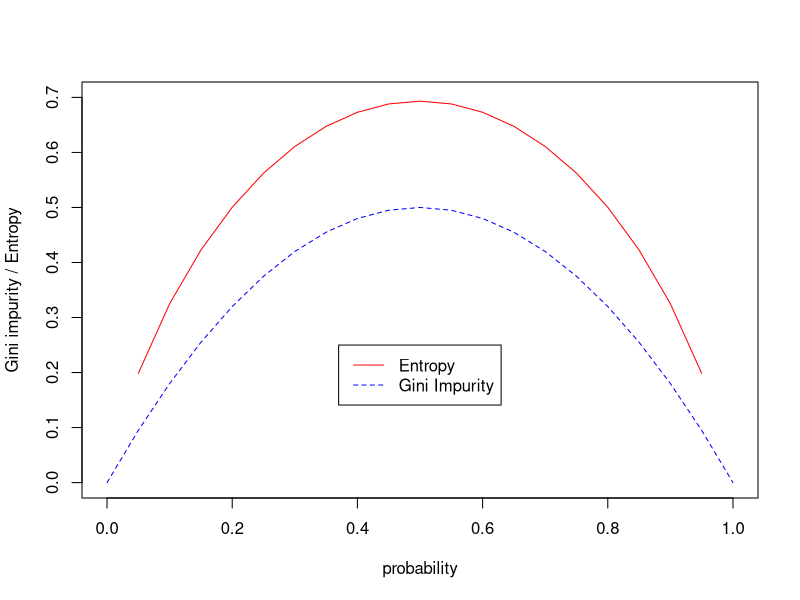
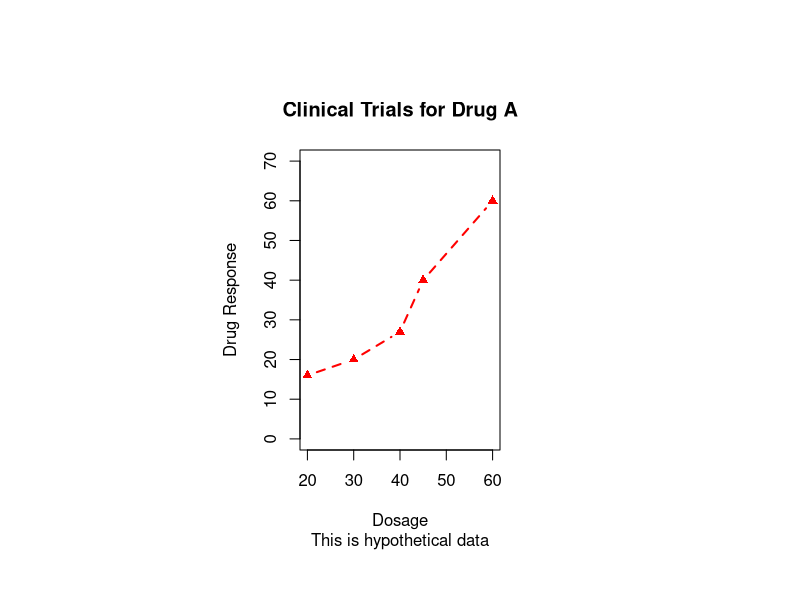
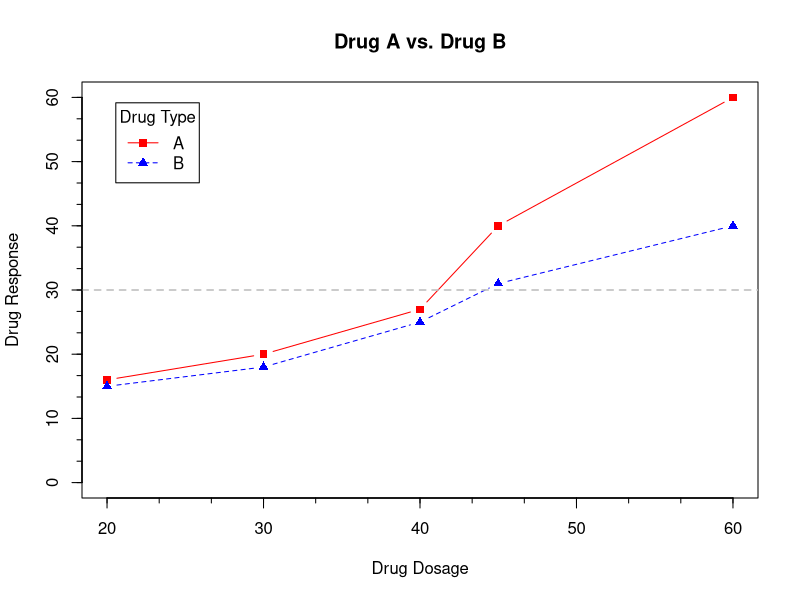
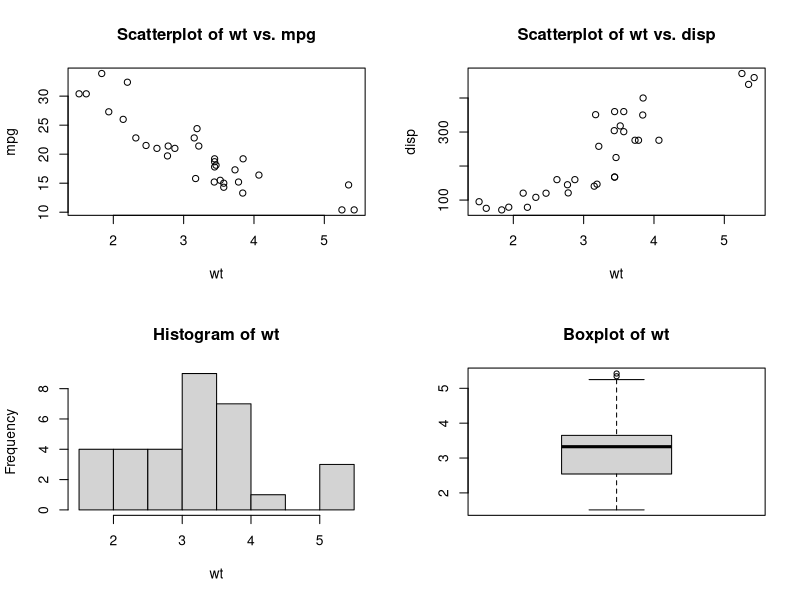
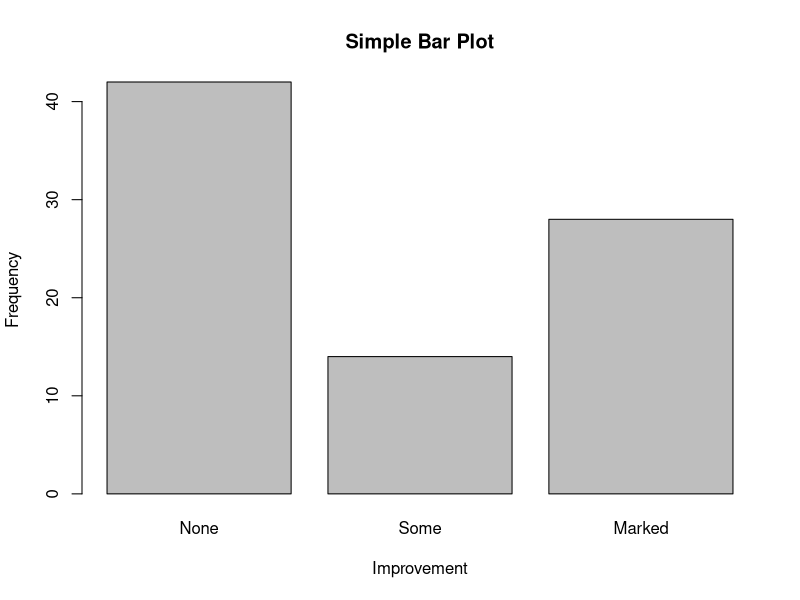
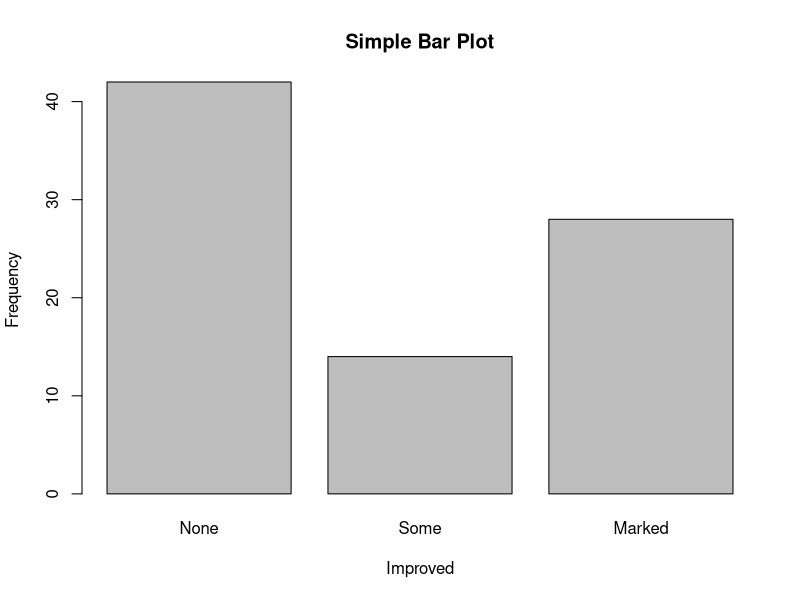
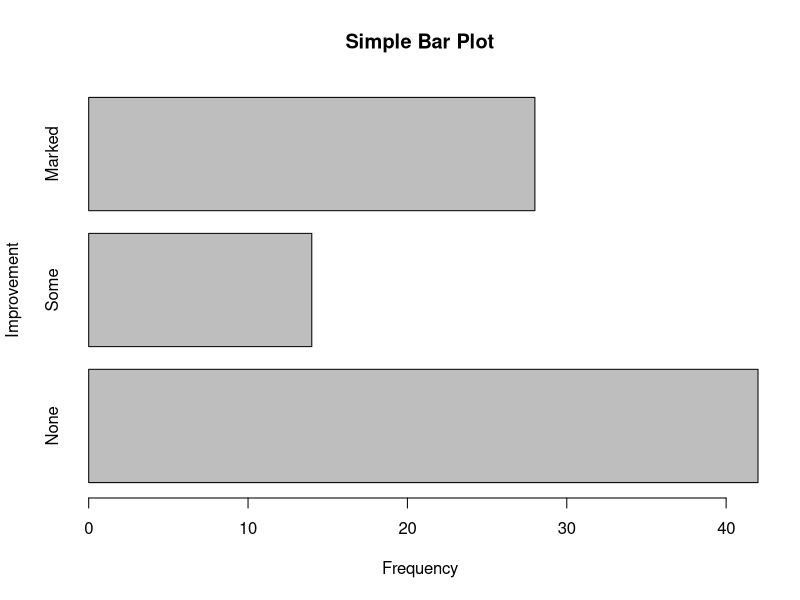
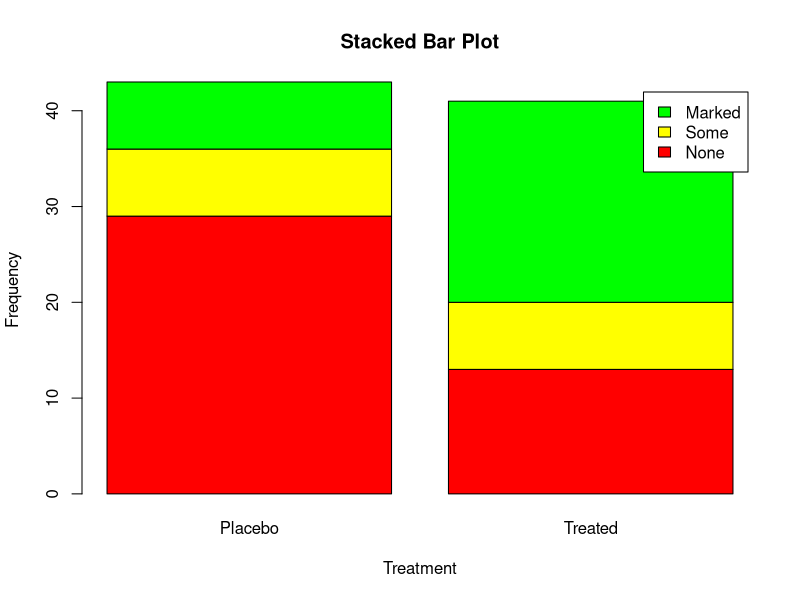

Write R code to recreate these figures, in order.
#
# Licensed to the Apache Software Foundation (ASF) under one or more
# contributor license agreements.  See the NOTICE file distributed with
# this work for additional information regarding copyright ownership.
# The ASF licenses this file to You under the Apache License, Version 2.0
# (the "License"); you may not use this file except in compliance with
# the License.  You may obtain a copy of the License at
#
#    http://www.apache.org/licenses/LICENSE-2.0
#
# Unless required by applicable law or agreed to in writing, software
# distributed under the License is distributed on an "AS IS" BASIS,
# WITHOUT WARRANTIES OR CONDITIONS OF ANY KIND, either express or implied.
# See the License for the specific language governing permissions and
# limitations under the License.
#

##
##
##  This script shows some examples on how to plot different kinds of graphs.
##
##

library(ggplot2)

############# 
# Compare the distribution of entropy and gini impurity functions which
#   are used in the decision tree algorithm.
############# 

x <- seq(0, 1, 0.05)

# The entropy function for a two-class classification.
entropy <- - x * log(x) - (1-x) * log(1-x)

# The gini impurity function for a two-class classification.
gini_impurity <- 1 - x ^ 2 - (1-x) ^ 2


# Plot the distribution of entropy first.
plot(x, entropy, type="l", col="red", 
	 xlab = "probability", ylab="Gini impurity / Entropy", lty=1, ylim=c(0, 0.7))

# Plot the gini_impurity further.
lines(x, gini_impurity, col="blue", lty=20)

legend(0.37, 0.25, c("Entropy", "Gini Impurity"),
	col=c("red", "blue"), lty=c(1, 20))


################
# save the grpah into pdf.
# Other than that, one can save it as png(), jpeg(), bmp() and postscript() etc.
pdf("mtcars.pdf")

attach(mtcars)

plot(wt, mpg)

# add labels to each point on the graph.
text(wt, mpg, row.names(mtcars), cex=.6, pos=4, col="red")

abline(lm(mpg ~ wt))
title("Regression of MPG on Weight")
detach(mtcars)
dev.off()
################


# create a new canvas to draw the following graph.
# dev.new()

# Retrieve the list of current parameters that can be modified.
oldPars <- par(no.readonly = TRUE)

dose  <- c(20, 30, 40, 45, 60)
drugA <- c(16, 20, 27, 40, 60)
drugB <- c(15, 18, 25, 31, 40)

# pin: the plot dimensions (width, height)
par(pin=c(2, 3))
par(lty=2, pch=17)

# plot 'both' the line and the dots.
plot(dose, drugA, type="b", col="red",
     lty=2,  # line style
     lwd=2,  # line width
     main="Clinical Trials for Drug A", # main title
     sub="This is hypothetical data",   # subtitle
     xlab="Dosage",
     ylab="Drug Response",
     xlim=c(20, 60),
     ylim=c(0, 70)
     )

# reset the parameters back 
par(oldPars)

# return the list of colors
# colors()

################


# increase line, text, symbol, and label size.
# par(lwd=2, cex=1.5, font.lab=2)

plot(dose, drugA, type="b",
     pch=15, lty=1, col="red", ylim=c(0, 60),
     main="Drug A vs. Drug B",
     xlab="Drug Dosage", ylab="Drug Response")

# draw another line on top of the above plot.
lines(dose, drugB, type="b",
      pch=17, lty=2, col="blue")


abline(h=c(30), lwd=1.5, lty=2, col="gray")

# add minor ticks along the axis
library(Hmisc)
minor.tick(nx=3, ny=3, tick.ratio=0.5)


legend("topleft", inset=.05, title="Drug Type",
       c("A", "B"), lty=c(1, 2), pch=c(15, 17), col=c("red", "blue"))

################
# Put multiple graphs into one layout
attach(mtcars)
oldPars <- par(no.readonly = TRUE)

# create a graph layout of 2 columns and 2 rows.
par(mfrow=c(2, 2))

plot(wt, mpg, main="Scatterplot of wt vs. mpg")
plot(wt, disp, main="Scatterplot of wt vs. disp")
hist(wt, main="Histogram of wt")
boxplot(wt, main="Boxplot of wt")

par(oldPars)

detach(mtcars)
################

# include the data set "arthritis"
library(vcd)

str(Arthritis)

counts <- table(Arthritis$Improved)

# the bar plots
barplot(counts, main="Simple Bar Plot",
        xlab = "Improvement", ylab = "Frequency")

# We could plot the 'factor' column directly, without the table() function.
plot(Arthritis$Improved, main = "Simple Bar Plot",
     xlab = "Improved", ylab = "Frequency")


barplot(counts, main="Simple Bar Plot", horiz = TRUE,
        ylab = "Improvement", xlab = "Frequency")

# stacked / grouped bar plots
counts <- table(Arthritis$Improved, Arthritis$Treatment)

counts
str(counts)

barplot(counts, main = "Stacked Bar Plot",
        xlab = "Treatment", ylab = "Frequency",
        col = c("red", "yellow", "green"),
        legend = rownames(counts))

barplot(counts, main = "Grouped Bar Plot",
        xlab = "Treatment", ylab = "Frequency",
        #col = c("red", "yellow", "green"),
        legend = rownames(counts), beside = TRUE)


################
# spinogram is the scaled bar plots.

attach(Arthritis)
another.counts <- table(Treatment, Improved)
spine(another.counts, main = "Spinogram Example")
detach(Arthritis)

################

# load the states information.
states <- data.frame(state.region, state.x77)

# calculate the mean illiteracy by the state.region group 
means <- aggregate(states$Illiteracy, by=list(state.region), FUN=mean)
means

# order the means by the result column x
means <- means[order(means$x),]

# plot the bars, with the given labels.
barplot(means$x,
        names.arg = means$Group.1, # specify the labels.
        cex.names =  0.8 # decrease the font size of labels
        )
# the following function is equivalent to the "main" attribute in barplot()
title("Mean Illiteracy Rate")

################
# pie charts
# set the layout to put 2*2 graphs
par(mfrow=c(2, 2))

slices <- c(10, 12, 4, 16, 8)
labels.country <- c("US", "UK", "Australia", "Germany", "France")

# pie chart with vectors
pie(slices, labels.country, col = rainbow(length(slices)),
    main = "Simple Pie Chart")

percentage <- round(slices / sum(slices) * 100)
percentage

# pie chart with percentage labels
labels.percentage <- paste(labels.country, " ", percentage, "%", sep="")
pie(slices, labels=labels.percentage,
    main = "Pie Chart with Percentage")

# 3D pie chart
library(plotrix)
pie3D(slices, labels=labels.percentage, explode=0.2,
      main = "3D Pie Chart", labelcex = 0.9)

# create a pie chart out of a table
pie.table <- table(state.region)
str(pie.table)
pie.labels <- paste(names(pie.table), "\n", pie.table, sep="")

pie(pie.table, labels = pie.labels,
    main= "Pie Chart from a Table\n (with sample sizes)")

######
# a special pie chart from plotrix package
fan.plot(slices, labels = labels.country, main = "Fan Plot")



################
##  histogram ##
################

mtcars$mpg

par(mfrow=c(2,2))
# simple histogram
hist(mtcars$mpg)

# histogram with specified bins and color
hist(mtcars$mpg,
     breaks=12,
     col="red",
     xlab="Miles Per Gallon",
     main="Colored histogram with 12 bins")


# histogram with a rug plot
hist(mtcars$mpg,
     freq=FALSE,
     breaks=12,
     col="red",
     xlab="Miles Per Gallon",
     main="Histogram, rug plot, density curve")
rug(jitter(mtcars$mpg))
lines(density(mtcars$mpg), col="blue", lwd=2)


# with a normal curve and frame
x <- mtcars$mpg
h <- hist(x,
          breaks=12,
          col="red",
          xlab="Miles Per Gallon",
          main="Histogram with normal curve and box")

xfit <- seq(min(x), max(x), length=40)
yfit <- dnorm(xfit, mean=mean(x), sd=sd(x))
yfit <- yfit * diff(h$mids[1:2]) * length(x)
lines(xfit, yfit, col="blue", lwd=2)
box()
